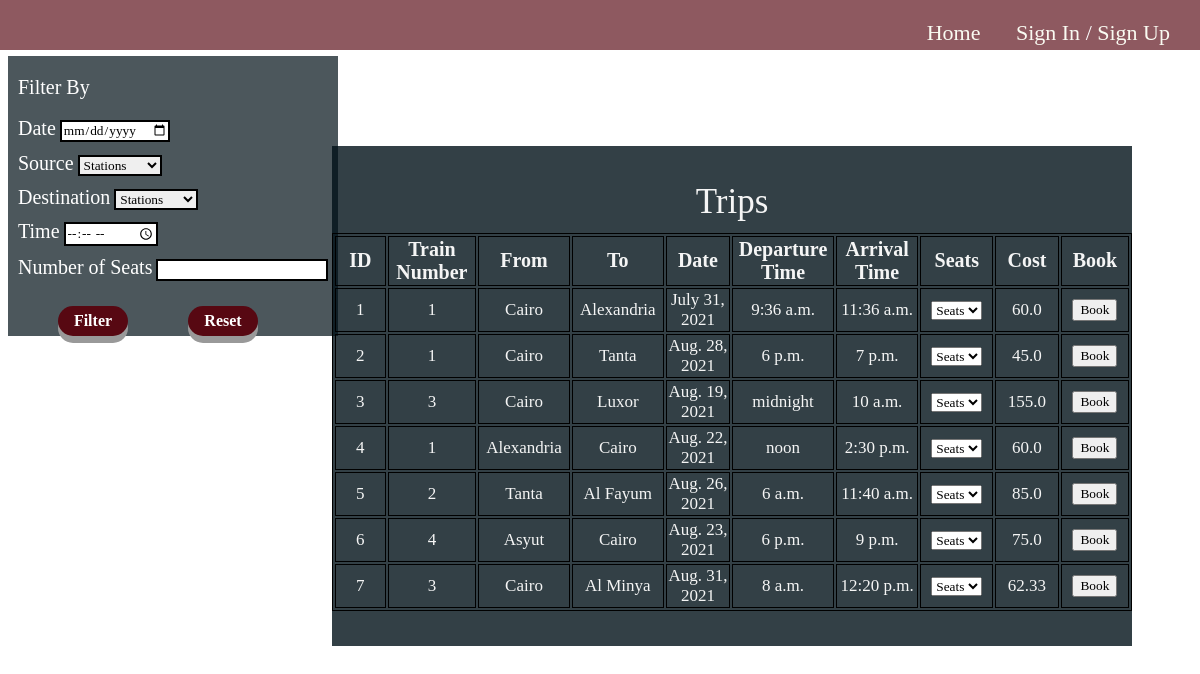
The page / on the database its author committed.
### blog/models.py (models this page shows, shortened)
class Trip(models.Model):
    train = models.ForeignKey(
        Train, on_delete=models.CASCADE, related_name="TripTrain")
    source = models.ForeignKey(
        Station, on_delete=models.CASCADE, related_name="TripSource", null=False)
    destination = models.ForeignKey(
        Station, on_delete=models.CASCADE, related_name="TripDest", null=False)
    day = models.DateField(null=False)
    start_Time = models.TimeField(null=False)
    end_Time = models.TimeField(null=False)
    price = models.FloatField(null=False, default=0)
    Remaining_seats = models.IntegerField(default=0, editable=False)
    seats = models.IntegerField(default=0, editable=False)
    @property
    def isPast(self):
        return self.day >= date.today()

class Train(models.Model):
    Number_of_seats = models.IntegerField(default=0)
    source = models.ForeignKey(
        Station, on_delete=models.CASCADE, related_name="TrainSource", null=False)
    destination = models.ForeignKey(
        Station, on_delete=models.CASCADE, related_name="TrainDest", null=False)

class Station(models.Model):
    id = models.IntegerField(default=-1, primary_key=True)
    stationName = models.CharField(max_length=15)

### blog/views.py (the view)
# urls.py: 2. Add a URL to urlpatterns:  path('', views.home, name='home')
@never_cache
def home(request):
    trips = Trip.objects.all()
    stations = Station.objects.all()
    tripJSON = serializers.serialize("json", trips)
    tripObj = json.loads(tripJSON)
    return render(request, 'sitePages/home.html', {'trips': trips, 'stations': stations, 'data': json.dumps(list(tripObj))})

### blog/tags/tags.py (called while the page is built)
@register.simple_tag
def tripSeat(trip):
    book = Book.objects.filter(trip = trip.id)
    bookSeats = book.values_list('seatTrain', flat=True)
    seats = []
    i = 1
    while i <= trip.seats:
        if i not in bookSeats:
            seats.append(i)
        i = i+1
    return seats

### templates/sitePages/home.html (shortened to what this page needs)
{% extends "base.html" %}
{% load static %}
{% load tags %}
{% block head %}
<link rel="stylesheet" href="{% static 'css/homePage.css' %}">
{% endblock%}
{% block content %}
<div class="filter" value="{{ trips }}" id="variable">
    <span><label for="Filter options" id="label1">Filter By</label></span>
    <br> <br>
    <div id="Filter options">
        <label for="dateOption">Date</label>
        <input type="date" id="dateOption" name="dateOption"><br>
        <label for="sourceOption">Source</label>
        <select name="sourceOption" id="sourceOption">
            <option value="stations" hidden>Stations</option>
        </select><br>
        <label for="destOption">Destination</label>
        <select name="destOption" id="destOption">
            <option value="stations" hidden>Stations</option>
        </select><br>
        <label for="timeOption">Time</label>
        <input type="time" id="timeOption" name="timeOption"><br>
        <label for="seatNbOption">Number of Seats</label>
        <input type="text" id="seatNbOption" name="seatNbOption"><br>
    </div>
    <div id="filterDiv">
        <button class="filterBtns" onclick="filter()">Filter</button>
        <button class="filterBtns" onclick="reset()">Reset</button>
    </div>
</div>
<div class="trips" style="overflow: auto;">
    <p>Trips</p>
    <table id="tripsTable">
        <tr>
            <th>ID</th>
            <th>Train Number</th>
            <th>From</th>
            <th>To</th>
            <th>Date</th>
            <th>Departure Time</th>
            <th>Arrival Time</th>
            <th>Seats</th>
            <th>Cost</th>
            <th>Book</th>
        </tr>
        {% for trip in trips %}
        {% if trip.isPast and trip.Remaining_seats > 0 %}
        <tr id="{{trip.id}}">
            <td>{{trip.id}}</td>
            <td>{{ trip.train.id }}</td>
            <td>{{trip.source.stationName}}</td>
            <td>{{trip.destination.stationName}}</td>
            <td>{{trip.day}}</td>
            <td>{{trip.start_Time}}</td>
            <td>{{trip.end_Time}}</td>
            <td>
                <select>
                    <option selected hidden>Seats</option>
                    {% tripSeat trip as seats %}
                </select>
            </td>
            <td>{{trip.price}}</td>
            <td>
                <a href="{% url 'blog:certainTrip' trip.id %}"><button>Book</button></a>
            </td>
        </tr>
        {% endif %}
        {% empty %}
        <tr id="notrip">
            <td colspan="10">No Trips Available</td>
        </tr>
        {% endfor %}
    </table>
</div>
{% endblock content %}

### static/css/basePage.css (style rules this page uses)
* { box-sizing: border-box; font-family: "Wire+One", serif; }

### static/css/homePage.css (style rules this page uses)
* { box-sizing: border-box; }
body { overflow: scroll; }
.filter { display: inline-block; align-items: center; margin-top: 4%; background: rgba(1, 17, 24, 0.7); width: 330px; height: 280px; padding-top: 20px; position: absolute; }
.filter label { font-size: 20px; color: white; margin-left: 10px; }
.filter select { border: 2px solid black; margin-bottom: 10px; }
.filter input { border: 2px solid black; margin-bottom: 10px; }
.trips p { font-family: 'Times New Roman', Times, serif; font-size: 35px; color: whitesmoke; text-align: center; padding-top: 0.5px; }
.trips { top: 17%; margin-left: 27%; background: rgba(1, 17, 24, 0.8); width: 800px; height: 500px; margin-top: 10px; position: absolute; }
table, th, td { margin-top: -3%; border: 1px solid black; table-layout: fixed; text-align: center; }
th { width: 133.3px; height: 40px; font-size: 20px; color: whitesmoke; font-weight: bold; }
td { width: 114.28px; height: 30px; font-size: 17px; color: whitesmoke; }
#filterDiv { display: inline-flex; width: 100%; }
.filterBtns { height: 30px; width: 70px; margin-top: 15px; font-size: 16px; font-weight: bold; margin-right: 10px; margin-left: 50px; border-radius: 15px; text-align: center; text-decoration: none; outline: none; color: #fff; background-color: rgba(87, 8, 18); border: none; border-radius: 15px; box-shadow: 0 7px #999; }

### rows shown on the page
Trip: id "1", train.id "1", source.stationName "Cairo", destination.stationName "Alexandria", day "July 31, 2021", start_Time "9:36 a.m.", end_Time "11:36 a.m.", price "60.0"
Trip: id "2", train.id "1", source.stationName "Cairo", destination.stationName "Tanta", day "Aug. 28, 2021", start_Time "6 p.m.", end_Time "7 p.m.", price "45.0"
Trip: id "3", train.id "3", source.stationName "Cairo", destination.stationName "Luxor", day "Aug. 19, 2021", start_Time "midnight", end_Time "10 a.m.", price "155.0"
Trip: id "4", train.id "1", source.stationName "Alexandria", destination.stationName "Cairo", day "Aug. 22, 2021", start_Time "noon", end_Time "2:30 p.m.", price "60.0"
Trip: id "5", train.id "2", source.stationName "Tanta", destination.stationName "Al Fayum", day "Aug. 26, 2021", start_Time "6 a.m.", end_Time "11:40 a.m.", price "85.0"
Trip: id "6", train.id "4", source.stationName "Asyut", destination.stationName "Cairo", day "Aug. 23, 2021", start_Time "6 p.m.", end_Time "9 p.m.", price "75.0"
Trip: id "7", train.id "3", source.stationName "Cairo", destination.stationName "Al Minya", day "Aug. 31, 2021", start_Time "8 a.m.", end_Time "12:20 p.m.", price "62.33"
